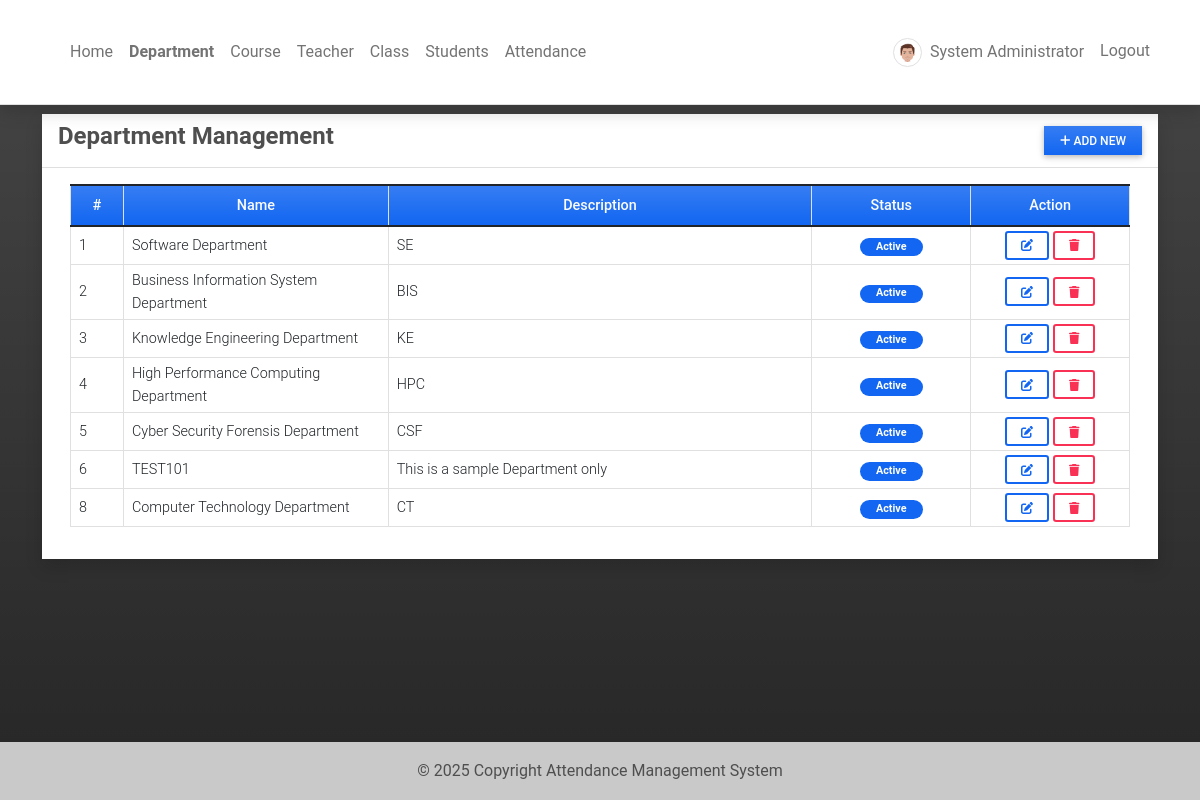
Screenshot of /department (signed in) with the database file from the repository.
### attendance/models.py (models this page shows, shortened)
class UserProfile(models.Model):
    user = models.OneToOneField(User, on_delete=models.CASCADE,related_name='profile')
    contact = models.CharField(max_length=250)
    dob = models.DateField(blank=True, null = True)
    address = models.TextField(blank=True, null = True)
    avatar = models.ImageField(blank=True, null = True, upload_to= 'images/')
    user_type = models.IntegerField(default = 2)
    gender = models.CharField(max_length=100, choices=[('Male','Male'),('Female','Female')], blank=True, null= True)
    department = models.ForeignKey(Department, on_delete=models.CASCADE, blank= True, null = True)

class Department(models.Model):
    name = models.CharField(max_length=250)
    description = models.TextField(blank=True, null=True)
    status = models.IntegerField(default = 1)
    date_added = models.DateTimeField(default=timezone.now)
    date_updated = models.DateTimeField(auto_now=True)

### attendance/views.py (the view)
# urls.py: path('department',views.department,name='department-page'),
@login_required
def department(request):
    departments = Department.objects.all()
    context['page_title'] = "Department Management"
    context['departments'] = departments
    return render(request, 'department_mgt.html',context)

### attendance/templates/department_mgt.html (shortened to what this page needs)
{% extends 'base.html' %} {% block pageContent %}
<div class="col-lg-12 col-md-12 col-sm-12 col-xs-12">
    <div class="card card-default rounded-0 shadow ">
        <div class="card-header">
            <div class="d-flex w-100 align-items-center justify-content-between">
                <h4 class="card-title fw-bold">Department Management</h4>
                <div class="tools">
                    <button type="button" class="btn btn-primary rounded-0 bg-gradient btn-sm" id='add_new'><i class="fa fa-plus"></i> Add New</button>
                </div>
            </div>
        </div>
        <div class="card-body">
            <div class="container-fluid">
                <table class="table table-bordered" id="department-list">
                    <colgroup>
                        <col width="5%">
                        <col width="25%">
                        <col width="40%">
                        <col width="15%">
                        <col width="15%">
                    </colgroup>
                    <thead>
                        <tr class="bg-gradient bg-primary bg-opacity-50 text-light">
                            <th class="px-2 py-2 text-center">#</th>
                            <th class="px-2 py-2 text-center">Name</th>
                            <th class="px-2 py-2 text-center">Description</th>
                            <th class="px-2 py-2 text-center">Status</th>
                            <th class="px-2 py-2 text-center">Action</th>
                        </tr>
                    </thead>
                    <tbody>
                        {% for department in departments %}
                        <tr>
                            <td class="px-2 py-1 align-middle">{{ department.id }}</td>
                            <td class="px-2 py-1 align-middle">{{ department.name }}</td>
                            <td class="px-2 py-1 align-middle">{{ department.description }}</td>
                            <td class="px-2 py-1 align-middle text-center">
                                {% if department.status == 1 %}
                                <span class="badge bg-primary rounded-pill px-3">Active</span> {% else %}
                                <span class="badge bg-secondary rounded-pill px-3">Inactive</span> {% endif %}
                            </td>
                            <td class="px-2 py-1 align-middle text-center">
                                <a class="btn btn-outline-primary btn-sm edit-data" href="javascript:void(0)" data-id="{{ department.pk }}" title="Edit">
                                    <i class="fa fa-edit"></i>
                                </a>
                                <button class="btn btn-outline-danger btn-sm delete-data" type="button" data-id="{{ department.pk }}" title="Delete">
                                    <i class="fa fa-trash"></i>
                                </button>
                            </td>
                        </tr>
                        {% endfor %}
                    </tbody>
                </table>
            </div>
        </div>
    </div>
</div>
{% endblock pageContent %}

### attendance/templates/topNavigation.html (shortened to what this page needs)
{% load static %}
<header>
    <nav class="navbar navbar-expand-lg navbar-light bg-white fixed-top shadow border-bottom">
        <div class="container">
            <a class="navbar-brand">
            </a>
            <div class="collapse navbar-collapse" id="navbarExample01">
                {% if user.id %}
                <ul class="navbar-nav me-auto mb-2 mb-lg-0" id="topNav">
                    <li class="nav-item">
                        <a class="nav-link" aria-current="page" href="{% url 'home-page' %}">Home</a>
                    </li>
                    {% if user.profile.user_type == 1 %}
                    <li class="nav-item">
                        <a class="nav-link" aria-current="page" href="{% url 'department-page' %}">Department</a>
                    </li>
                    <li class="nav-item">
                        <a class="nav-link" aria-current="page" href="{% url 'course-page' %}">Course</a>
                    </li>
                    <li class="nav-item">
                        <a class="nav-link" aria-current="page" href="{% url 'faculty-page' %}">Teacher</a>
                    </li>
                    {% endif %}
                    <li class="nav-item">
                        <a class="nav-link" aria-current="page" href="{% url 'class-page' %}">Class</a>
                    </li>
                    <li class="nav-item">
                        <a class="nav-link" aria-current="page" href="{% url 'student-page' %}">Students</a>
                    </li>
                    <li class="nav-item">
                        <a class="nav-link" aria-current="page" href="{% url 'attendance-class' %}">Attendance</a>
                    </li>
                </ul>
                <ul class="navbar-nav d-flex flex-row">
                    {% if user.id %} {% if user.profile.user_type == 1 %} {% endif %}
                    <li class="nav-item me-3 me-lg-0">
                        <a class="nav-link" href="{% url 'profile' %}">
                            <span class="me-1"><img src="{% if user.profile.avatar %}{{ user.profile.avatar.url }}{% else %}{{ MEDIA_URL }}/default/default-avatar.png{% endif %}" alt="User Avatar" data-url="{% if user.profile.avatar %}{{ user.profile.avatar.url }}{% else %}{{ MEDIA_URL }}/default/default-avatar.png{% endif %}" id="user-avatar" class="img-thumbnail rounded-circle"></span>
                            {{ user.first_name }} {{user.last_name}}
                        </a>
                    </li>
                    <li class="nav-item me-3 me-lg-0">
                        <a class="nav-link" href="{% url 'logout' %}">Logout</a>
                    </li>
                    {% else %}
                    <li class="nav-item me-3 me-lg-0">
                        <a class="nav-link" href="{% url 'login' %}">Login</a>
                    </li>
                    {% endif %}
                </ul>
                {% endif %}
            </div>
        </div>
    </nav>
</header>

### static/assets/default/css/style.css (style rules this page uses)
html, body { height: 100%; width: 100%; max-height: 100%; overflow: auto; display: flex; flex-direction: column; }
body>header { flex-shrink: auto; }
#user-avatar { width: 1.8rem; height: 1.8rem; object-fit: scale-down; object-position: center center; }
.nav-item.active a.nav-link { font-weight: bolder !important; }

### rows the page displays
Department: id "1", name "Software Department", description "SE", status "Active"
Department: id "2", name "Business Information System Department", description "BIS", status "Active"
Department: id "3", name "Knowledge Engineering Department", description "KE", status "Active"
Department: id "4", name "High Performance Computing Department", description "HPC", status "Active"
Department: id "5", name "Cyber Security Forensis Department", description "CSF", status "Active"
Department: id "6", name "TEST101", description "This is a sample Department only", status "Active"
Department: id "8", name "Computer Technology Department", description "CT", status "Active"

### other values shown
{{ user.first_name }} "System"
{{ user.last_name }} "Administrator"
